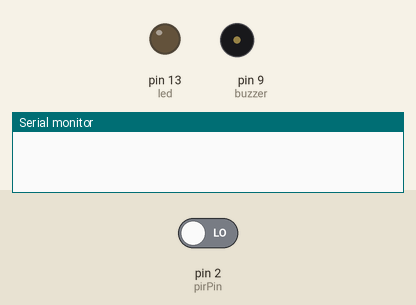
This sketch was run on a simulated Arduino Uno, built with avr-gcc and run on an emulated ATmega328P. Parts: output pins drawn as LEDs (lit = HIGH), buzzer (waves = sounding, pin HIGH), the last lines printed to the serial monitor. Inputs (shaded band) come from the test bench; at power-on: pin 2 (pirPin) LOW.

Above: at 1.2 s.
1.3 s: pin 2 (pirPin) driven HIGH
At 1.7 s:
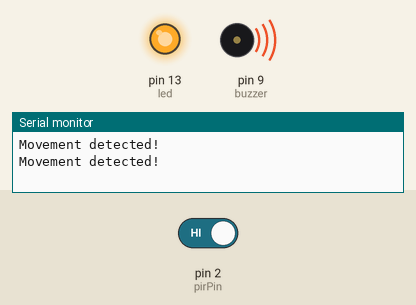
2.9 s: pin 2 (pirPin) driven LOW
At 4.2 s:
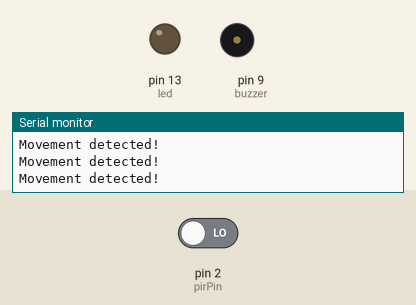
Timing chart, 0 to 5.9 s (numbered marks = the images above; inputs shaded):
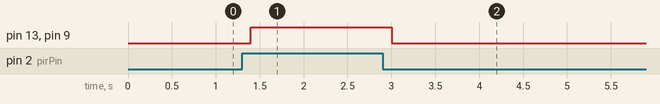

Measured:
- after the input at 1.3 s, pin 13 (led), pin 9 (buzzer): LOW → HIGH after 0.10 s
- after the input at 2.9 s, pin 13 (led), pin 9 (buzzer): HIGH → LOW after 0.10 s

The sketch:

pir_alarm.ino
```cpp
const int pirPin = 2;
const int buzzer = 9;
const int led = 13;
int pirState = LOW;

void setup()
{
  pinMode(pirPin, INPUT);
  pinMode(buzzer, OUTPUT);
  pinMode(led, OUTPUT);
  Serial.begin(9600);
}

void loop()
{
  pirState = digitalRead(pirPin);
  if (pirState == HIGH)
  {
    digitalWrite(buzzer, HIGH);
    digitalWrite(led, HIGH);
    Serial.println("Movement detected!");
  }
  else
  {
    digitalWrite(buzzer, LOW);
    digitalWrite(led, LOW);
  }
  delay(200);
}
```
